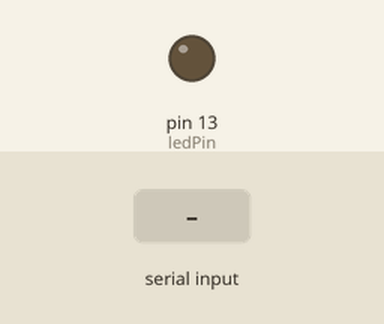
The sketch below on a simulated Arduino Uno, built with avr-gcc and run on an emulated ATmega328P. Shown: output pins drawn as LEDs (lit = HIGH). Inputs (shaded band) come from the test bench.

Above: at 1.2 s.
1.3 s: "1" received over Serial
At 2.1 s:
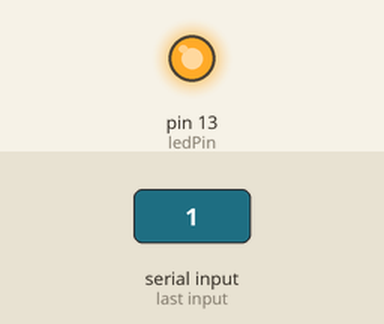
2.8 s: "0" received over Serial
At 3.2 s:
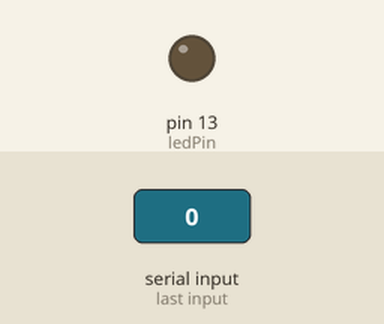
Timing chart, 0 to 5.8 s (numbered marks = the images above; inputs shaded):
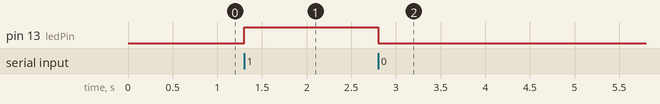

Measured:
- after the input at 1.3 s, pin 13 (ledPin): LOW → HIGH at once
- after the input at 2.8 s, pin 13 (ledPin): HIGH → LOW at once

The sketch:

embedded.ino
```cpp
const int ledPin = 13;

void setup() {
  pinMode(ledPin, OUTPUT);
  Serial.begin(9600);
}

void loop() {
  if (Serial.available() > 0) {
    char state = Serial.read();

    if (state == '1') {
      digitalWrite(ledPin, HIGH);
    } else if (state == '0') {
      digitalWrite(ledPin, LOW);
    }
  }
}
```
